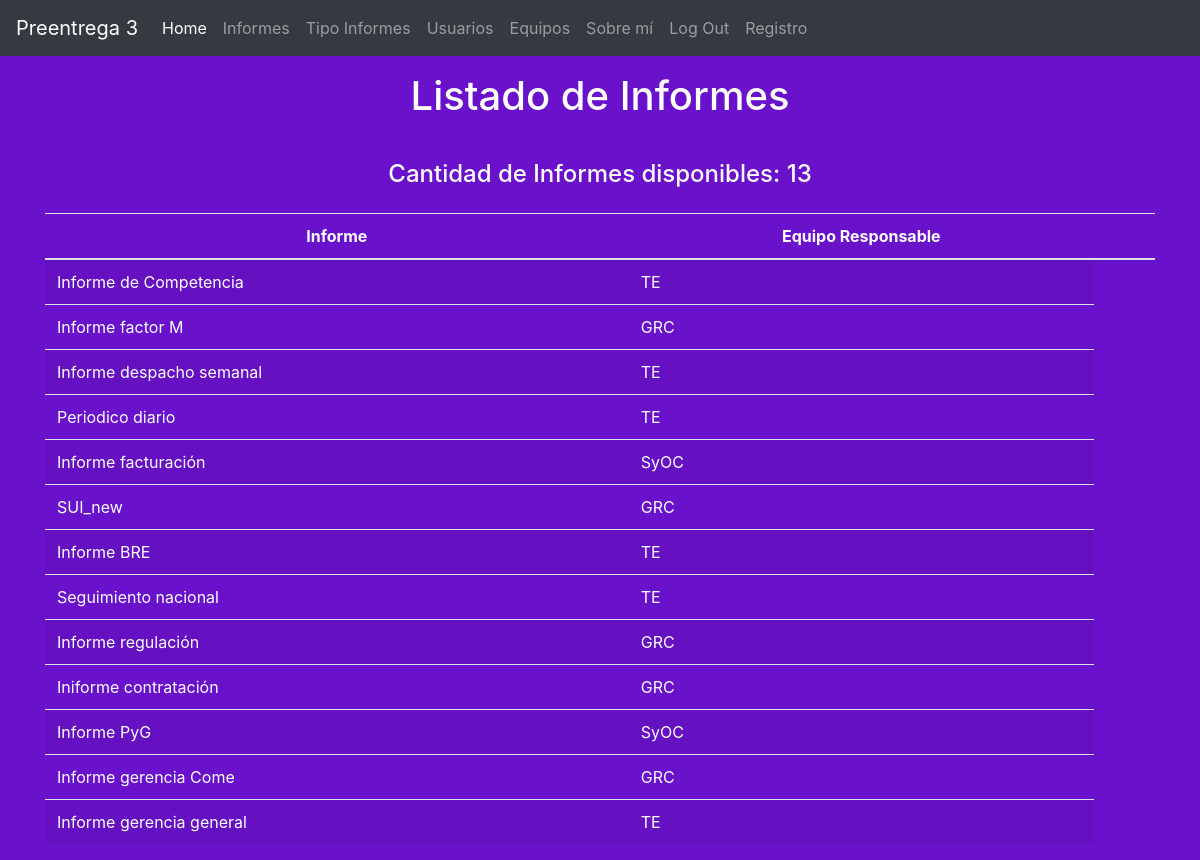
Screenshot of /listado_informes/ (signed in) with the database file from the repository.
### aplicacion/models.py (models this page shows)
class Informes(models.Model):
    nombre_informes = models.CharField(max_length = 50)
    equipo_responsable_informe = models.CharField(max_length = 15, default= 'usuario')

### aplicacion/views.py (the view)
# urls.py: path('listado_informes/', listado_informes, name= 'listado_informes'),
@login_required
def listado_informes(request):
    contexto = {'Informes': Informes.objects.all()}
    return render(request, "aplicacion/listado_informes.html", contexto)

### aplicacion/templates/aplicacion/listado_informes.html
{% extends 'aplicacion/base.html' %}
{% load static %}
{% block titulo %}
    <h1 class="text-center p-3 mb-2 bg-gradient-primary text-white">Listado de Informes</h1>
{% endblock titulo %}
{% block contenido %}
    <h4 class="text-center p-3 mb-2 bg-gradient-primary text-white">Cantidad de Informes disponibles: {{ Informes|length }}</h4>
    <div class="container">
    <table class="table table-striped table-hover">
        <thead>
            <tr class="text-white text-center">
                <th>Informe</th>
                <th>Equipo Responsable<th>
            </tr>
        </thead>
        <tbody>
    {% for c in Informes  %}
            <tr>
                <td class= "text-white">{{ c.nombre_informes }}</td>
                <td class= "text-white">{{ c.equipo_responsable_informe }}</td>
            </tr>
    {% endfor %}
        </tbody>
    </table>
</div>
{% endblock contenido %}

### rows the page displays
Informes: nombre_informes "Informe de Competencia", equipo_responsable_informe "TE"
Informes: nombre_informes "Informe factor M", equipo_responsable_informe "GRC"
Informes: nombre_informes "Informe despacho semanal", equipo_responsable_informe "TE"
Informes: nombre_informes "Periodico diario", equipo_responsable_informe "TE"
Informes: nombre_informes "Informe facturación", equipo_responsable_informe "SyOC"
Informes: nombre_informes "SUI_new", equipo_responsable_informe "GRC"
Informes: nombre_informes "Informe BRE", equipo_responsable_informe "TE"
Informes: nombre_informes "Seguimiento nacional", equipo_responsable_informe "TE"
Informes: nombre_informes "Informe regulación", equipo_responsable_informe "GRC"
Informes: nombre_informes "Iniforme contratación", equipo_responsable_informe "GRC"
Informes: nombre_informes "Informe PyG", equipo_responsable_informe "SyOC"
Informes: nombre_informes "Informe gerencia Come", equipo_responsable_informe "GRC"
Informes: nombre_informes "Informe gerencia general", equipo_responsable_informe "TE"

### other values shown
{{ Informes|length }} "13"
